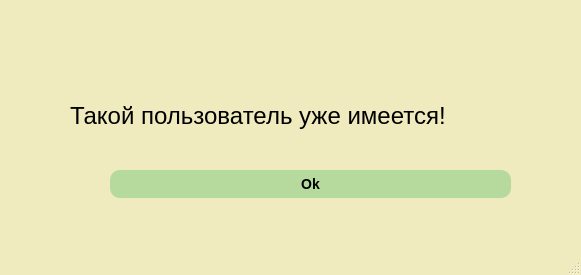
<?xml version="1.0" encoding="UTF-8"?>
<ui version="4.0">
 <class>MainWindow</class>
 <widget class="QMainWindow" name="MainWindow">
  <property name="geometry">
   <rect>
    <x>0</x>
    <y>0</y>
    <width>581</width>
    <height>275</height>
   </rect>
  </property>
  <property name="windowTitle">
   <string>MainWindow</string>
  </property>
  <property name="styleSheet">
   <string notr="true">QMainWindow{
	background-color:rgb(240, 235, 190)
}
QPushButton{
	background-color:rgb(182, 217, 157);
	border-style: outset;
	border-radius: 10px;
	border-color: beige;
	font: bold 14px;
	padding: 6px;		
}
QPushButton:pressed{
	background-color:rgb(147, 204, 105);
	border-style: outset;
	border-radius: 10px;
	border-color: beige;
	font: bold 14px;
	padding: 6px	
}
QSlider::handle:horizontal {
	background: rgb(182, 217, 157);
	padding: 6px;
	border-style: outset;
	border-radius: 10px;
	border-color: beige;
	font: bold 14px;
	margin: 0 -4px;
	
}
</string>
  </property>
  <widget class="QWidget" name="centralwidget">
   <widget class="QLabel" name="label">
    <property name="geometry">
     <rect>
      <x>70</x>
      <y>60</y>
      <width>491</width>
      <height>111</height>
     </rect>
    </property>
    <property name="font">
     <font>
      <pointsize>18</pointsize>
     </font>
    </property>
    <property name="text">
     <string>Такой пользователь уже имеется!</string>
    </property>
   </widget>
   <widget class="QPushButton" name="ok_but">
    <property name="geometry">
     <rect>
      <x>110</x>
      <y>170</y>
      <width>401</width>
      <height>28</height>
     </rect>
    </property>
    <property name="font">
     <font>
      <pointsize>-1</pointsize>
      <weight>75</weight>
      <italic>false</italic>
      <bold>true</bold>
     </font>
    </property>
    <property name="text">
     <string>Ok</string>
    </property>
   </widget>
  </widget>
  <widget class="QMenuBar" name="menubar">
   <property name="geometry">
    <rect>
     <x>0</x>
     <y>0</y>
     <width>581</width>
     <height>26</height>
    </rect>
   </property>
  </widget>
  <widget class="QStatusBar" name="statusbar"/>
 </widget>
 <resources/>
 <connections/>
</ui>
